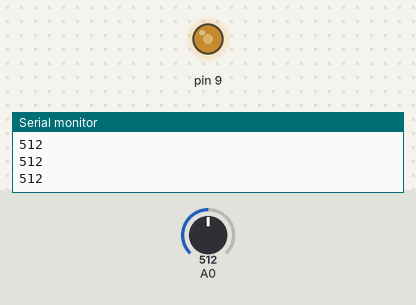
Recording of a sketch running on a simulated Arduino Uno, built with avr-gcc and run on an emulated ATmega328P. Parts: output pins drawn as LEDs (lit = HIGH), the last lines printed to the serial monitor. The test bench sets the inputs (shaded band); at power-on: A0 = 512.

Above: at 1.2 s.
1.3 s: A0 set to 716
At 1.7 s:
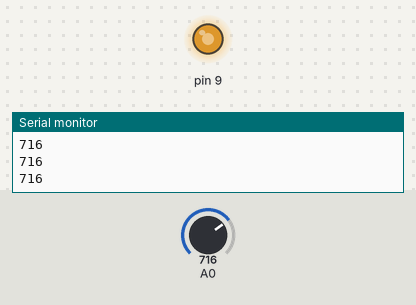
2.8 s: A0 set to 900
At 4.0 s:
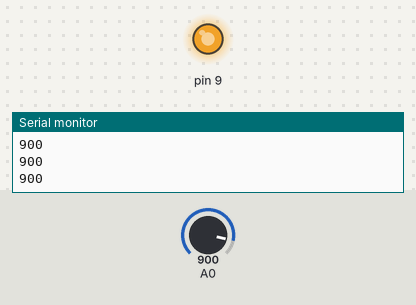
4.3 s: A0 set to 122
At 5.2 s:
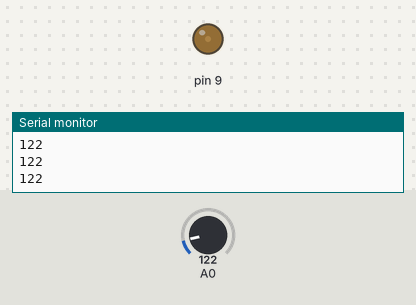
5.8 s: A0 set to 0
At 6.4 s:
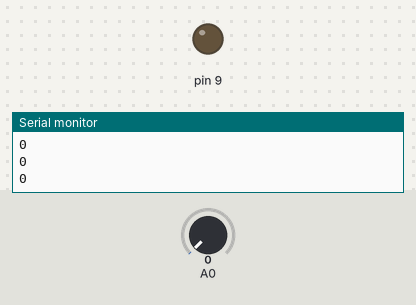
7.3 s: A0 set to 511
At 8.7 s:
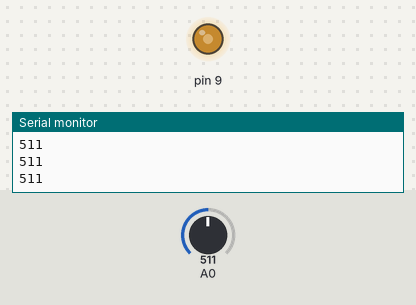
Timing chart, 0 to 9.8 s (numbered marks = the images above; inputs shaded):
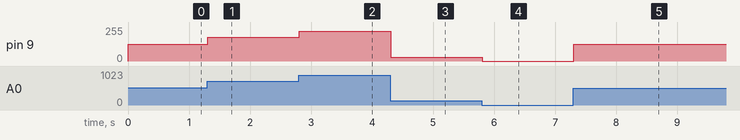

The sketch:

photoResistorExam2.ino
```cpp
void setup() {
 pinMode(9,OUTPUT);
 Serial.begin(9600);
}

void loop() {
  int resitstorVal = analogRead(A0);
  Serial.println(resitstorVal);
  int convertVal = map(resitstorVal,0,1023,0,255);
  analogWrite(9,convertVal);


}
```

Measured:
- after the input at 1.3 s, pin 9: 127/255 → 178/255 at once
- after the input at 2.8 s, pin 9: 178/255 → 224/255 at once
- after the input at 4.3 s, pin 9: 224/255 → 30/255 at once
- after the input at 5.8 s, pin 9: 30/255 → 0/255 at once
- after the input at 7.3 s, pin 9: 0/255 → 127/255 at once
